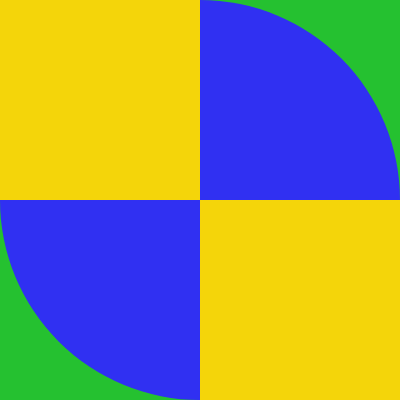
Frame 1 (no input)
Frame 60 (no input): identical to frame 1, image omitted
Frame 120 (the mouse pressed at the canvas centre since frame 60): identical to frame 1, image omitted

The p5.js sketch that drew this single still picture (run headless with seeded random() and noise() and a simulated clock; from frame 60 on, the mouse is pressed at the canvas centre):

// p5.js sketch
// ── sketch.js
function setup() {
  createCanvas(400, 400);
}

function draw() {
  background(37, 193, 48);
  
  push();
  translate(200,200)
  cata (0, 400,200,48, 48, 242,244,213,10)
  pop();
  
  function cata (espacio, tam, tam2, r, g, b, r2, g2, b2) {

    fill (r, g, b)
    noStroke()
    circle (espacio, 0, tam)
    fill (r2, g2, b2)
    square(-200,-200, tam2);
    square(0, 0, 200);
  }
}
